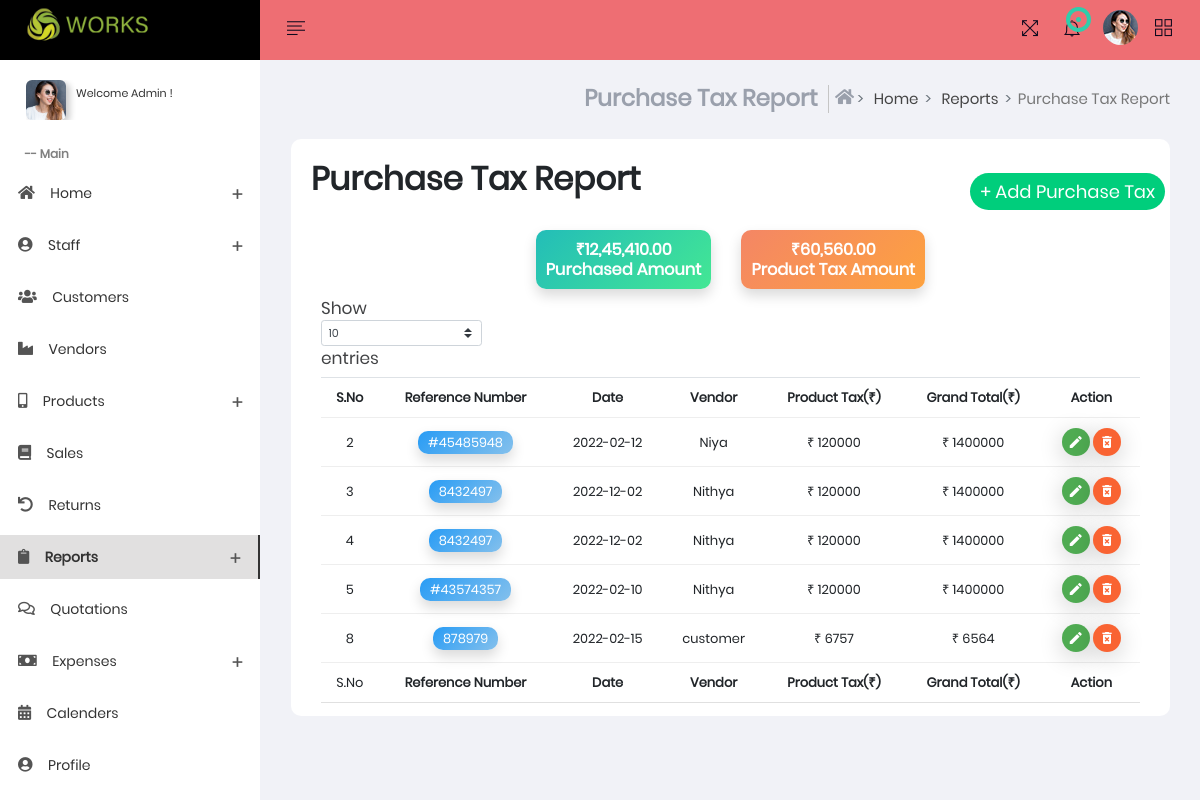
Page /admin_purchasetaxreport on the committed database.
### sub_part/models.py (models this page shows, shortened)
class admin_add_purchase_tax_table(models.Model):
    ref_number=models.CharField(max_length=100)
    date=models.CharField(max_length=100)
    vendor=models.CharField(max_length=100)
    p_tax=models.CharField(max_length=100)
    g_tot=models.CharField(max_length=100)

### sub_part/views.py (the view)
# urls.py: path('admin_purchasetaxreport',views.admin_purchasetaxreport,name='admin_purchasetaxreport'),
def admin_purchasetaxreport(request):
    view_data=admin_add_purchase_tax_table.objects.all()
    return render(request,'admin_purchasetaxreport.html',{'view_data':view_data})

### templates/admin_purchasetaxreport.html (shortened to what this page needs)
{% load static %}
<!DOCTYPE html>
<html lang="en">
<head>
    <link href="{% static 'dashboard/css/app.min.css' %}" rel="stylesheet">
    <link href="{% static 'dashboard/css/style.css' %}" rel="stylesheet" />
    <link href="{% static 'dashboard/css/styles/all-themes.css' %}" rel="stylesheet" />
</head>
<body class="light">
    <nav class="navbar">
        <div class="container-fluid">
            <div class="navbar-header">
                <a class="navbar-brand" href="/admin_dashboard">
                    <img src="{% static 'dashboard/images/logo.png' %}" alt="" style="margin-top: -28px;">
                </a>
            </div>
            <div class="collapse navbar-collapse" id="navbar-collapse">
                <ul class="nav navbar-nav navbar-left">
                    <li>
                        <a href="#" onClick="return false;" class="sidemenu-collapse">
                            <i class="nav-hdr-btn ti-align-left"></i>
                        </a>
                    </li>
                </ul>
                <ul class="nav navbar-nav navbar-right">
                    <li class="fullscreen">
                        <a href="javascript:;" class="fullscreen-btn">
                            <i class="nav-hdr-btn ti-fullscreen"></i>
                        </a>
                    </li>
                    <li class="dropdown">
                        <a href="#" onClick="return false;" class="dropdown-toggle" data-toggle="dropdown" role="button">
                            <i class="nav-hdr-btn ti-bell"></i>
                            <span class="notify"></span>
                            <span class="heartbeat"></span>
                        </a>
                    </li>
                    <li class="dropdown user_profile">
                         <div class="dropdown-toggle" data-toggle="dropdown">
                            <img src="{% static 'dashboard/images/user.jpg' %}" alt="user">
                        </div>
                    </li>
                    <li class="pull-right">
                        <a href="#" onClick="return false;" class="js-right-sidebar" data-close="true">
                            <i class="nav-hdr-btn ti-layout-grid2"></i>
                        </a>
                    </li>
                </ul>
            </div>
        </div>
    </nav>
    <div>
        <aside id="leftsidebar" class="sidebar">
            <div class="menu">
                <ul class="list">
                	<li>
	                <div class="sidebar-profile clearfix">
	                  <div class="profile-img">
	                     <img src="{% static 'dashboard/images/usrbig.jpg' %}" alt="profile">
	                  </div>
	                  <div class="profile-info">
                                <p>Welcome Admin !</p>
                            </div>
	               </div>
	                </li>
                    <li class="header">-- Main</li>
                    <li>
                        <a href="#" onClick="return false;" class="menu-toggle">
                            <i class="fas fa-home"></i>
                            <span>Home</span>
                        </a>
                    </li>
                    <li>
                        <a href="#" onClick="return false;" class="menu-toggle">
                            <i class="fas fa-user-circle"></i>
                            <span>Staff</span>
                        </a>
                    </li>
                    <li>
                        <a href="/admin_customers">
                            <i class="fas fa-users"></i>
                            <span>Customers</span>
                        </a>
                    </li>
                    <li>
                        <a href="/admin_vendors">
                            <i class="fas fa-industry"></i>
                            <span>Vendors</span>
                        </a>
                    </li>
                    <li>
                        <a href="#" onClick="return false;" class="menu-toggle">
                            <i class="fas fa-mobile-alt"></i>
                            <span>Products</span>
                        </a>
                    </li>
                    <li>
                        <a href="/admin_sales">
                            <i class="fas fa-book"></i>
                            <span>Sales</span>
                        </a>
                    </li>
                    <li>
                        <a href="/admin_returns">
                            <i class="fas fa-undo"></i>
                            <span>Returns</span>
                        </a>
                    </li>
                    <li class="active">
                        <a href="#" onClick="return false;" class="menu-toggle">
                            <i class="fas fa-clipboard"></i>
                            <span>Reports</span>
                        </a>
                    </li>
                    <li>
                        <a href="/admin_quotations">
                            <i class="far fa-comments"></i>
                            <span>Quotations</span>
                        </a>
                    </li>
                    <li>
                        <a href="#" onClick="return false;" class="menu-toggle">
                            <i class="fas fa-money-bill"></i>
                            <span>Expenses</span>
                        </a>
                    </li>
                    <li>
                        <a href="/admin_calenders">
                            <i class="fas fa-calenders-alt"></i>
                            <span>Calenders</span>
                        </a>
                    </li>
                   <li>
                        <a href="/admin_profile">
                            <i class="fas fa-user-circle"></i>
                            <span>Profile</span>
                        </a>
                    </li>
                     <li class="header">-- Apps</li>
                </ul>
            </div>
        </aside>
    </div>
    <section class="content">
        <div class="container-fluid">
            <div class="block-header">
                <div class="row">
                    <div class="col-xs-12 col-sm-12 col-md-12 col-lg-12">
                        <ul class="breadcrumb breadcrumb-style ">
                            <li class="breadcrumb-item">
                                <h4 class="page-title">Purchase Tax Report</h4>
                            </li>
                            <li class="breadcrumb-item bcrumb-1">
                                <a href="/admin_dashboard">
                                    <i class="fas fa-home"></i> Home</a>
                            </li>
                            <li class="breadcrumb-item bcrumb-2">
                                <a href="#" onClick="return false;">Reports</a>
                            </li>
                            <li class="breadcrumb-item active">Purchase Tax Report</li>
                        </ul>
                    </div>
                </div>
            </div>
            <div class="row">
                <div class="col-lg-12 col-md-12 col-sm-12">
                    <div class="card">
                        <h1 style="margin: 20px 0px 0px 20px;margin-bottom: -50px;">Purchase Tax Report</h1>
                        <div class="a-btd">
                            <button onclick="window.location.href='/admin_addpurchasetax'"  class="pag-title">+ Add Purchase Tax</button>
                        </div>
                        <div style="text-align: center;">
                            <h5> <span class="label l-bg-green shadow-style" style="text-align: center;padding:10px;">₹12,45,410.00<br>Purchased Amount</span><span class="label l-bg-orange shadow-style"style="text-align: center;padding:10px; margin-left:30px;">₹60,560.00<br>Product Tax Amount</span></h5>
                        </div>
                            <div class="table-responsive" style="padding: 0px 30px;">
                                <div class="row"><div class="col-sm-12 col-md-6"><div class="dataTables_length" id="DataTables_Table_0_length"><label>Show <select name="DataTables_Table_0_length" aria-controls="DataTables_Table_0" class="custom-select custom-select-sm form-control form-control-sm"><option value="10">10</option><option value="25">25</option><option value="50">50</option><option value="100">100</option></select> entries</label></div></div><div class="col-sm-12 col-md-6"></div></div>
                                <table id="tableExport" class="display table table-hover table-checkable order-column width-per-100">
                                    <thead>
                                        <tr>
                                            <th class="center">S.No</th>
                                            <th class="center">Reference Number</th>
                                            <th class="center">Date</th>
                                            <th class="center">Vendor</th>
                                            <th class="center">Product Tax(₹)</th>
                                            <th class="center">Grand Total(₹)</th>
                                            <th class="center">Action</th>
                                        </tr>
                                    </thead>
                                    <tbody>
                                        {% for i in view_data %}
                                        <tr>
                                            <td class="center">{{i.id}} </td>
                                            <td class="center"><span class="label l-bg-cyan shadow-style">{{i.ref_number}}</span></td>
                                            <td class="center">{{i.date}} </td>
                                            <td class="center">{{i.vendor}} </td>
                                            <td class="center">₹ {{i.p_tax}} </td>
                                            <td class="center">₹ {{i.g_tot}} </td>
                                            <td class="center">
                                                <a href="/admin_editpurchasetax/{{i.id}} " class="btn btn-tbl-edit">
                                                    <i class="material-icons">edit</i>
                                                </a>
                                                <a href="/admin_purchase_tax_delete/{{i.id}}" class="btn btn-tbl-delete">
                                                    <i class="material-icons">delete_forever</i>
                                                </a>
                                            </td>
                                            {% endfor %}
                                        </tr>
                                    </tbody>
                                    <tfoot>
                                        <tr>
                                            <td class="center">S.No</td>
                                            <th class="center">Reference Number</th>
                                            <th class="center">Date</th>
                                            <th class="center">Vendor</th>
                                            <th class="center">Product Tax(₹)</th>
                                            <th class="center">Grand Total(₹)</th>
                                            <th class="center">Action</th>
                                        </tr>
                                    </tfoot>
                                </table>
                            </div>
                        </div>
                    </div>
                </div>
            </div>
    </section>
</body>
</html>

### rows in the picture
admin_add_purchase_tax_table: id "2", ref_number "#45485948", date "2022-02-12", vendor "Niya", p_tax "120000", g_tot "1400000"
admin_add_purchase_tax_table: id "3", ref_number "8432497", date "2022-12-02", vendor "Nithya", p_tax "120000", g_tot "1400000"
admin_add_purchase_tax_table: id "4", ref_number "8432497", date "2022-12-02", vendor "Nithya", p_tax "120000", g_tot "1400000"
admin_add_purchase_tax_table: id "5", ref_number "#43574357", date "2022-02-10", vendor "Nithya", p_tax "120000", g_tot "1400000"
admin_add_purchase_tax_table: id "8", ref_number "878979", date "2022-02-15", vendor "customer", p_tax "6757", g_tot "6564"
